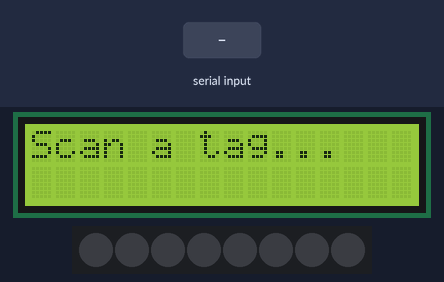
The sketch below on a simulated Arduino Uno, built with avr-gcc and run on an emulated ATmega328P. On the bench: 16×2 character LCD, 8 RGB LEDs in strip order, left to right. Inputs (shaded band) come from the test bench. Dim RGB values are drawn brighter than linear.

Above: at 1.3 s.
1.4 s: "LOC:\n" received over Serial
At 2.2 s:
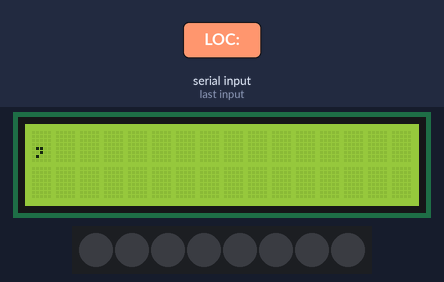
2.9 s: "TMP:\n" received over Serial
At 4.1 s:
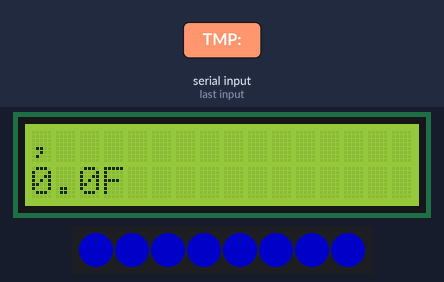
4.4 s: "LOC:90\n" received over Serial
At 5.0 s:
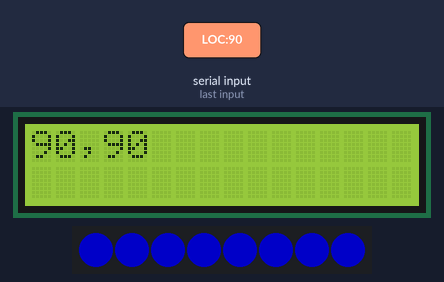
5.9 s: "TMP:90\n" received over Serial
At 6.3 s:
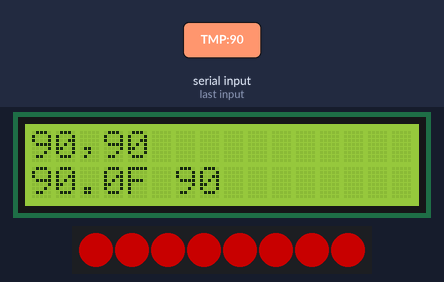
7.4 s: "LOC:,45\n" received over Serial
At 8.1 s:
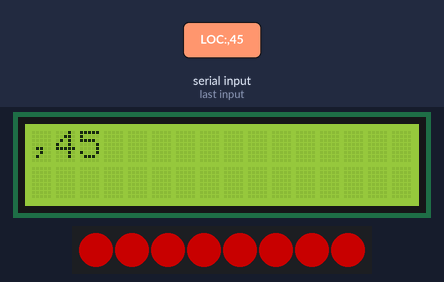
Timing chart, 0 to 10.4 s (numbered marks = the images above; inputs shaded):
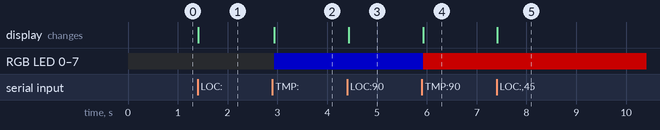

Measured:
- after the input at 1.4 s, the display: changes at once (image 1)
- after the input at 2.9 s, RGB LED 0–7: off → RGB(0, 0, 100) at once; the display: changes at once (image 2)
- after the input at 4.4 s, the display: changes at once (image 3)
- after the input at 5.9 s, RGB LED 0–7: RGB(0, 0, 100) → RGB(100, 0, 0) at once; the display: changes at once (image 4)
- after the input at 7.4 s, the display: changes at once (image 5)

The sketch:

sketch_jul24e.ino
```cpp
#include <SPI.h>
#include <MFRC522.h>
#include <Wire.h>
#include <LiquidCrystal_I2C.h>
#include <Adafruit_NeoPixel.h>

#define RFID_SS_PIN        10
#define RFID_RST_PIN       9
#define LED_PIN            6
#define LED_COUNT          8
#define DEFAULT_BRIGHTNESS 100

LiquidCrystal_I2C lcd(0x27, 16, 2);
MFRC522 mfrc522(RFID_SS_PIN, RFID_RST_PIN);
Adafruit_NeoPixel strip(LED_COUNT, LED_PIN, NEO_GRB + NEO_KHZ800);

String getTagUID() {
  String uid;
  for (byte i = 0; i < mfrc522.uid.size; i++) {
    if (mfrc522.uid.uidByte[i] < 0x10) uid += "0";
    uid += String(mfrc522.uid.uidByte[i], HEX);
  }
  uid.toUpperCase();
  return uid;
}

void setup() {
  Serial.begin(115200);
  while (!Serial);

  // Initialize RFID reader
  SPI.begin();
  mfrc522.PCD_Init();

  // Initialize LCD
  lcd.init();
  lcd.backlight();

  // Initialize NeoPixel strip
  strip.begin();
  strip.setBrightness(DEFAULT_BRIGHTNESS);
  strip.show();

  lcd.clear();
  lcd.setCursor(0, 0);
  lcd.print("Scan a tag...");
}

void loop() {
  // 1) RFID scan → send TAG:<UID>
  if (mfrc522.PICC_IsNewCardPresent() && mfrc522.PICC_ReadCardSerial()) {
    String uid = getTagUID();
    Serial.print("TAG:");
    Serial.println(uid);
    // Wait until tag is removed
    while (mfrc522.PICC_IsNewCardPresent()) delay(50);
  }

  // 2) Handle incoming Serial commands
  if (Serial.available()) {
    String line = Serial.readStringUntil('\n');
    line.trim();

    // Location update: LOC:City,County,State or LOC:City,Country
    if (line.startsWith("LOC:")) {
      String body = line.substring(4);
      int c1 = body.indexOf(',');
      int c2 = body.indexOf(',', c1 + 1);

      String city   = body.substring(0, c1);
      String middle = (c2 > 0) ? body.substring(c1 + 1, c2) : "";
      String last   = (c2 > 0) ? body.substring(c2 + 1) : body.substring(c1 + 1);

      lcd.clear();
      lcd.setCursor(0, 0);
      lcd.print(city);
      lcd.print(",");
      lcd.print(last);
      if (middle.length()) {
        lcd.setCursor(0, 1);
        lcd.print(middle);
      }
    }

    // Temperature update: TMP:temp,description
    else if (line.startsWith("TMP:")) {
      String body = line.substring(4);
      int comma = body.indexOf(',');
      float temp = body.substring(0, comma).toFloat();
      String cond = body.substring(comma + 1);

      // Set NeoPixel color based on temperature
      uint32_t color;
      if (temp < 40)      color = strip.Color(0, 0, 255);
      else if (temp < 70) color = strip.Color(0, 255, 0);
      else if (temp < 90) color = strip.Color(255, 255, 0);
      else                color = strip.Color(255, 0, 0);

      for (int i = 0; i < LED_COUNT; i++) {
        strip.setPixelColor(i, color);
      }
      strip.show();

      // Display temperature and condition on second line only
      lcd.setCursor(0, 1);
      lcd.print("                ");  // clear second line
      lcd.setCursor(0, 1);
      lcd.print(temp, 1);
      lcd.print("F ");
      lcd.print(cond.substring(0, 14)); // adjust length as needed
    }
  }
}
```
